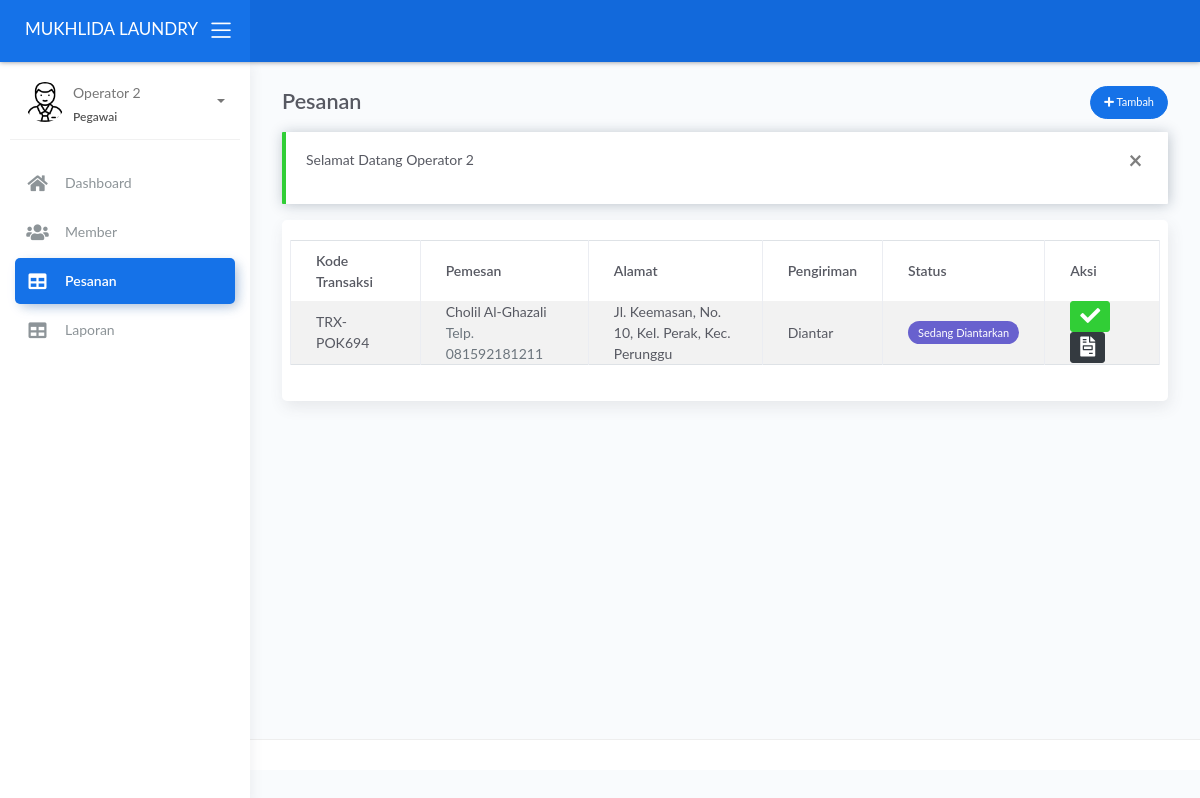
/operator/index.php?page=pesanan (signed in), run on an earlier commit of the app's database.
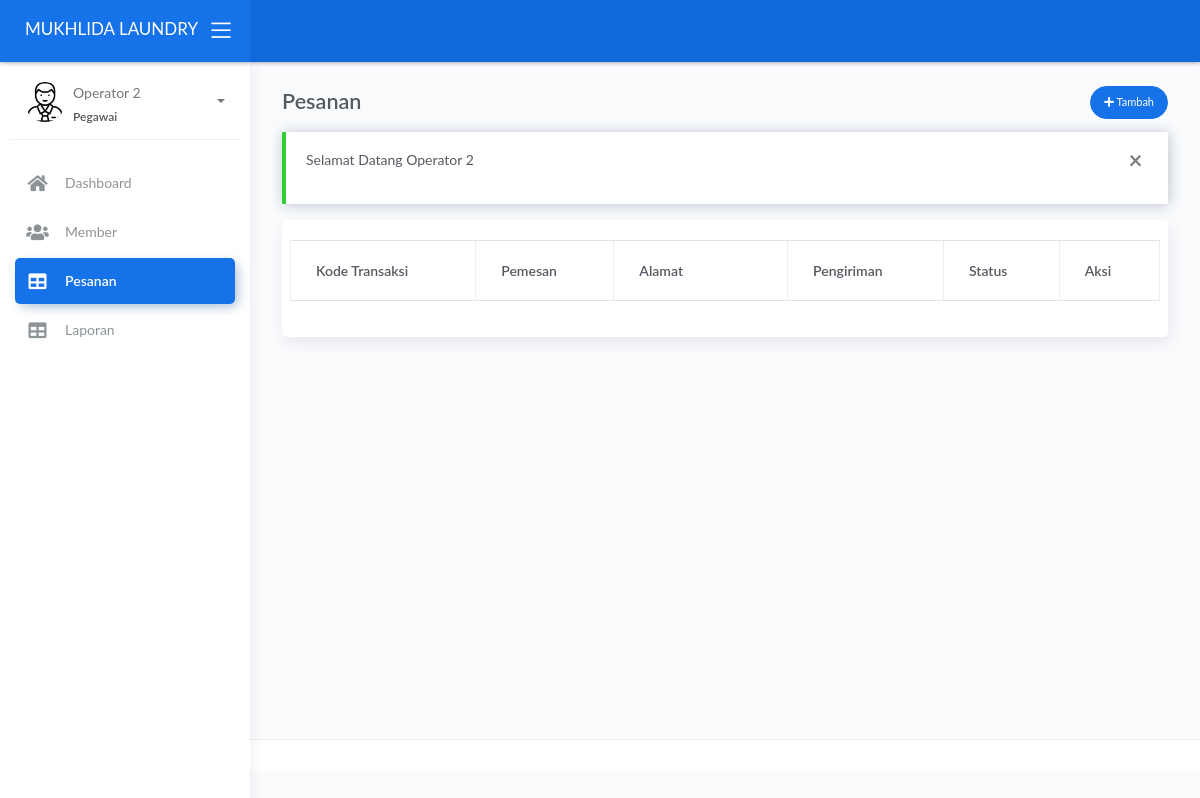
And on a later commit of the database.
### tables this page shows
CREATE TABLE IF NOT EXISTS `transaksi` (
  `kode_transaksi` varchar(10) NOT NULL,
  `tgl_transaksi` timestamp NOT NULL DEFAULT CURRENT_TIMESTAMP,
  `pemesan` varchar(50) NOT NULL,
  `telp` varchar(15) NOT NULL,
  `alamat` varchar(255) NOT NULL,
  `logistik` enum('Diantar','Ambil Sendiri') NOT NULL DEFAULT 'Ambil Sendiri',
  `diskon` int(2) NOT NULL DEFAULT '0',
  `total` float NOT NULL,
  `tunai` float NOT NULL,
  `status` enum('0','1','2','3','4') NOT NULL DEFAULT '0' COMMENT '0 - menunggu, 1 - dikerjakan, 2 - selesai dikerjakan, 3 - dikirim, 4 - selesai',
  `update_at` timestamp NOT NULL DEFAULT CURRENT_TIMESTAMP ON UPDATE CURRENT_TIMESTAMP,
  `id_member` varchar(5) NOT NULL DEFAULT '0'
);

### operator/sistem/content.php (called while the page is built, shortened)
<?php
$get_page = $_GET['page'];
switch ($get_page) {
    case 'pesanan':
        $title = 'Pesanan';
        break;
}

### operator/views/pesanan.php (the view, shortened to what this page needs)
<?php
$query = mysqli_query($koneksi, "SELECT * FROM transaksi WHERE status < '4' ORDER BY status ASC, tgl_transaksi ASC");
?>
<div class="page-inner">
    <div class="row heading">
        <div class="col-8">
            <h2 class="pb-2 fw-bold"><?= $title ?></h2>
        </div>
        <div class="col-4 text-right ml-auto">
            <a href="index.php?page=add_pesanan" class="btn btn-primary btn-round btn-sm">
                <i class="fa fa-plus"></i> Tambah
            </a>
        </div>
    </div>
    <?php if (@$_SESSION['pesan']): ?>
        <div class="alert alert-<?= $_SESSION['pesan']['status'] == 'error' ? 'danger' : $_SESSION['pesan']['status'] ?> alert-dismisable fade show" role="alert">
            <button class="close" data-dismiss="alert" aria-label="Close">
                <span aria-hidden="true">&times;</span>
            </button>
            <p><?= $_SESSION['pesan']['msg'] ?></p>
        </div>
    <?php endif; ?>
    <div class="main-content">
        <div class="card">
            <div class="card-body px-2">
                <table class="table table-striped table-bordered data-table">
                    <thead>
                        <th>Kode Transaksi</th>
                        <th>Pemesan</th>
                        <th width="20%">Alamat</th>
                        <th>Pengiriman</th>
                        <th>Status</th>
                        <th>Aksi</th>
                    </thead>
                    <tbody>
                        <?php while ($row = mysqli_fetch_assoc($query)): ?>
                            <tr>
                                <td><?= $row['kode_transaksi'] ?></td>
                                <td>
                                    <span><?= $row['pemesan'] ?></span> <br>
                                    <span class="text-muted">Telp. <?= $row['telp'] ?></span>
                                </td>
                                <td><?= $row['alamat'] ?></td>
                                <td>
                                    <?= $row['logistik'] ?>
                                </td>
                                <td>
                                    <?php if ($row['status'] == '3') echo "<span class=\"badge badge-secondary\">Sedang Diantarkan</span>" ?>
                                </td>
                                <td>
                                    <?php if ($row['status'] == '0'): ?>
                                        <a href="sistem/update_status_pesanan.php?s=1&k=<?= base64_encode($row['kode_transaksi']) ?>" class="btn btn-info btn-xs py-1" data-toggle="tooltip" data-placement="top" title="Tandai Dikerjakan"><i class="fa fa-clipboard-list fa-2x"></i></a>
                                    <?php elseif ($row['status'] == '1'): ?>
                                        <a href="sistem/update_status_pesanan.php?s=2&k=<?= base64_encode($row['kode_transaksi']) ?>" class="btn btn-primary btn-xs py-1" data-toggle="tooltip" data-placement="top" title="Tandai Selesai Dikerjakan"><i class="fa fa-tasks fa-2x"></i></a>
                                    <?php elseif ($row['status'] == '2' && $row['logistik'] == 'Diantar'): ?>
                                        <a href="sistem/update_status_pesanan.php?s=3&k=<?= base64_encode($row['kode_transaksi']) ?>" class="btn btn-secondary btn-xs py-1" data-toggle="tooltip" data-placement="top" title="Tandai Dikirim"><i class="fa fa-shipping-fast fa-2x"></i></a>
                                    <?php elseif ($row['status'] == '3' || ($row['status'] == '2' && $row['logistik'] == 'Ambil Sendiri')): ?>
                                        <a href="sistem/update_status_pesanan.php?s=4&k=<?= base64_encode($row['kode_transaksi']) ?>" class="btn btn-success btn-xs py-1" data-toggle="tooltip" data-placement="top" title="Tandai Selesai"><i class="fa fa-check fa-2x"></i></a>
                                    <?php endif; ?>
                                    <a href="#detail-transaksi" class="btn btn-dark btn-xs btn-detail-transaksi py-1" data-toggle="modal" data-target="#detail-transaksi" data-kt="<?= base64_encode($row['kode_transaksi']) ?>"><i class="fa fa-file-invoice fa-2x"  data-toggle="tooltip" data-placement="top" title="Detail Transaksi"></i></a>
                                </td>
                            </tr>
                        <?php endwhile; ?>
                    </tbody>
                </table>
            </div>
        </div>
    </div>
</div>

What changed in the data, as far as the page shows it:
removed transaksi: kode_transaksi "TRX-POK694", pemesan "Cholil Al-Ghazali", telp "081592181211", alamat "Jl. Keemasan, No. 10, Kel. Perak, Kec. Perunggu", logistik "Diantar", status "Sedang Diantarkan"
